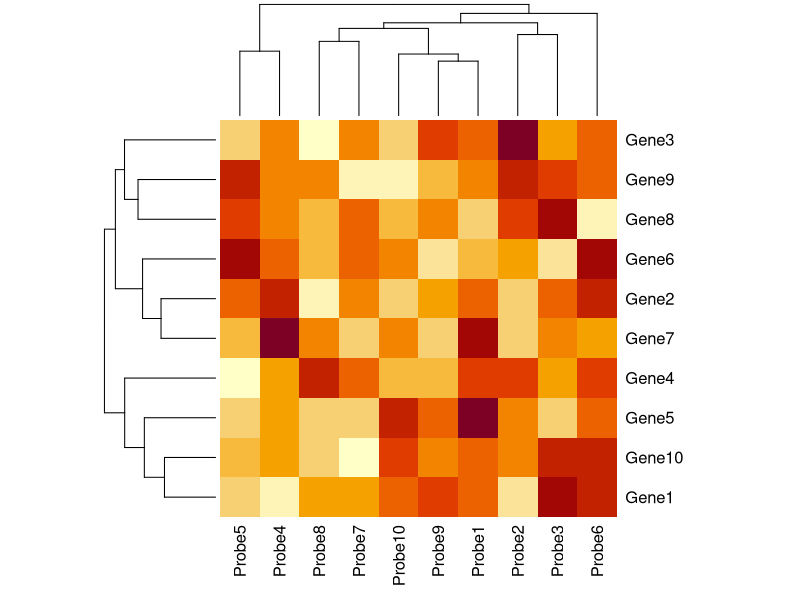

The R source for this figure: (Note: this script raises an error after producing the figure.)
#Generate example heatmap
x <- rnorm(100)
testData <- matrix(x,10,10)
rownames(testData) <- c("Gene1","Gene2","Gene3","Gene4","Gene5","Gene6","Gene7","Gene8","Gene9","Gene10")
colnames(testData) <- c("Probe1","Probe2","Probe3","Probe4","Probe5","Probe6","Probe7","Probe8","Probe9","Probe10")
png(filename="/tmp/last_heatmap.png")
heatmap(testData)
dev.off()
output$data <- testData
